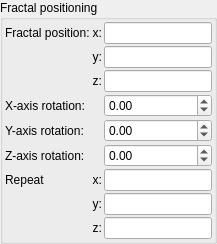
            <widget class="QGroupBox" name="groupBox">
             <property name="title">
              <string>Fractal positioning</string>
             </property>
             <layout class="QVBoxLayout" name="verticalLayout_3">
              <property name="leftMargin">
               <number>2</number>
              </property>
              <property name="topMargin">
               <number>2</number>
              </property>
              <property name="rightMargin">
               <number>2</number>
              </property>
              <property name="bottomMargin">
               <number>2</number>
              </property>
              <item>
               <layout class="QGridLayout" name="gridLayout_36">
                <property name="spacing">
                 <number>2</number>
                </property>
                <item row="2" column="2">
                 <widget class="MyLineEdit" name="vect3_fractal_position_z">
                  <property name="sizePolicy">
                   <sizepolicy hsizetype="Expanding" vsizetype="Maximum">
                    <horstretch>0</horstretch>
                    <verstretch>0</verstretch>
                   </sizepolicy>
                  </property>
                 </widget>
                </item>
                <item row="2" column="1">
                 <widget class="QLabel" name="label_139">
                  <property name="sizePolicy">
                   <sizepolicy hsizetype="Preferred" vsizetype="Preferred">
                    <horstretch>0</horstretch>
                    <verstretch>0</verstretch>
                   </sizepolicy>
                  </property>
                  <property name="text">
                   <string>z:</string>
                  </property>
                  <property name="alignment">
                   <set>Qt::AlignRight|Qt::AlignTrailing|Qt::AlignVCenter</set>
                  </property>
                 </widget>
                </item>
                <item row="0" column="1">
                 <widget class="QLabel" name="label_140">
                  <property name="sizePolicy">
                   <sizepolicy hsizetype="Preferred" vsizetype="Preferred">
                    <horstretch>0</horstretch>
                    <verstretch>0</verstretch>
                   </sizepolicy>
                  </property>
                  <property name="text">
                   <string>x:</string>
                  </property>
                  <property name="alignment">
                   <set>Qt::AlignRight|Qt::AlignTrailing|Qt::AlignVCenter</set>
                  </property>
                 </widget>
                </item>
                <item row="1" column="2">
                 <widget class="MyLineEdit" name="vect3_fractal_position_y">
                  <property name="sizePolicy">
                   <sizepolicy hsizetype="Expanding" vsizetype="Maximum">
                    <horstretch>0</horstretch>
                    <verstretch>0</verstretch>
                   </sizepolicy>
                  </property>
                 </widget>
                </item>
                <item row="3" column="0">
                 <widget class="QLabel" name="label_46">
                  <property name="text">
                   <string>X-axis rotation:</string>
                  </property>
                 </widget>
                </item>
                <item row="0" column="2">
                 <widget class="MyLineEdit" name="vect3_fractal_position_x">
                  <property name="sizePolicy">
                   <sizepolicy hsizetype="Expanding" vsizetype="Maximum">
                    <horstretch>0</horstretch>
                    <verstretch>0</verstretch>
                   </sizepolicy>
                  </property>
                 </widget>
                </item>
                <item row="0" column="0">
                 <widget class="QLabel" name="label_138">
                  <property name="text">
                   <string>Fractal position:</string>
                  </property>
                 </widget>
                </item>
                <item row="1" column="1">
                 <widget class="QLabel" name="label_137">
                  <property name="sizePolicy">
                   <sizepolicy hsizetype="Preferred" vsizetype="Preferred">
                    <horstretch>0</horstretch>
                    <verstretch>0</verstretch>
                   </sizepolicy>
                  </property>
                  <property name="text">
                   <string>y:</string>
                  </property>
                  <property name="alignment">
                   <set>Qt::AlignRight|Qt::AlignTrailing|Qt::AlignVCenter</set>
                  </property>
                 </widget>
                </item>
                <item row="3" column="2">
                 <widget class="MyDoubleSpinBox" name="spinboxd3_fractal_rotation_x">
                  <property name="sizePolicy">
                   <sizepolicy hsizetype="Minimum" vsizetype="Maximum">
                    <horstretch>0</horstretch>
                    <verstretch>0</verstretch>
                   </sizepolicy>
                  </property>
                  <property name="prefix">
                   <string/>
                  </property>
                  <property name="suffix">
                   <string/>
                  </property>
                  <property name="decimals">
                   <number>2</number>
                  </property>
                  <property name="minimum">
                   <double>-36000.000000000000000</double>
                  </property>
                  <property name="maximum">
                   <double>36000.000000000000000</double>
                  </property>
                  <property name="singleStep">
                   <double>0.100000000000000</double>
                  </property>
                 </widget>
                </item>
                <item row="4" column="2">
                 <widget class="MyDoubleSpinBox" name="spinboxd3_fractal_rotation_y">
                  <property name="sizePolicy">
                   <sizepolicy hsizetype="Minimum" vsizetype="Maximum">
                    <horstretch>0</horstretch>
                    <verstretch>0</verstretch>
                   </sizepolicy>
                  </property>
                  <property name="prefix">
                   <string/>
                  </property>
                  <property name="suffix">
                   <string/>
                  </property>
                  <property name="decimals">
                   <number>2</number>
                  </property>
                  <property name="minimum">
                   <double>-36000.000000000000000</double>
                  </property>
                  <property name="maximum">
                   <double>36000.000000000000000</double>
                  </property>
                  <property name="singleStep">
                   <double>0.100000000000000</double>
                  </property>
                 </widget>
                </item>
                <item row="5" column="2">
                 <widget class="MyDoubleSpinBox" name="spinboxd3_fractal_rotation_z">
                  <property name="sizePolicy">
                   <sizepolicy hsizetype="Minimum" vsizetype="Maximum">
                    <horstretch>0</horstretch>
                    <verstretch>0</verstretch>
                   </sizepolicy>
                  </property>
                  <property name="prefix">
                   <string/>
                  </property>
                  <property name="suffix">
                   <string/>
                  </property>
                  <property name="decimals">
                   <number>2</number>
                  </property>
                  <property name="minimum">
                   <double>-36000.000000000000000</double>
                  </property>
                  <property name="maximum">
                   <double>36000.000000000000000</double>
                  </property>
                  <property name="singleStep">
                   <double>0.100000000000000</double>
                  </property>
                 </widget>
                </item>
                <item row="5" column="0">
                 <widget class="QLabel" name="label_48">
                  <property name="text">
                   <string>Z-axis rotation:</string>
                  </property>
                 </widget>
                </item>
                <item row="4" column="0">
                 <widget class="QLabel" name="label_47">
                  <property name="text">
                   <string>Y-axis rotation:</string>
                  </property>
                 </widget>
                </item>
                <item row="6" column="2">
                 <widget class="MyLineEdit" name="vect3_repeat_x">
                  <property name="sizePolicy">
                   <sizepolicy hsizetype="Expanding" vsizetype="Maximum">
                    <horstretch>0</horstretch>
                    <verstretch>0</verstretch>
                   </sizepolicy>
                  </property>
                 </widget>
                </item>
                <item row="7" column="2">
                 <widget class="MyLineEdit" name="vect3_repeat_y">
                  <property name="sizePolicy">
                   <sizepolicy hsizetype="Expanding" vsizetype="Maximum">
                    <horstretch>0</horstretch>
                    <verstretch>0</verstretch>
                   </sizepolicy>
                  </property>
                 </widget>
                </item>
                <item row="8" column="2">
                 <widget class="MyLineEdit" name="vect3_repeat_z">
                  <property name="sizePolicy">
                   <sizepolicy hsizetype="Expanding" vsizetype="Maximum">
                    <horstretch>0</horstretch>
                    <verstretch>0</verstretch>
                   </sizepolicy>
                  </property>
                 </widget>
                </item>
                <item row="6" column="1">
                 <widget class="QLabel" name="label_repeat_x_2">
                  <property name="text">
                   <string>x:</string>
                  </property>
                  <property name="alignment">
                   <set>Qt::AlignRight|Qt::AlignTrailing|Qt::AlignVCenter</set>
                  </property>
                 </widget>
                </item>
                <item row="7" column="1">
                 <widget class="QLabel" name="label_repeat_y_2">
                  <property name="text">
                   <string>y:</string>
                  </property>
                  <property name="alignment">
                   <set>Qt::AlignRight|Qt::AlignTrailing|Qt::AlignVCenter</set>
                  </property>
                 </widget>
                </item>
                <item row="8" column="1">
                 <widget class="QLabel" name="label_repeat_z_2">
                  <property name="text">
                   <string>z:</string>
                  </property>
                  <property name="alignment">
                   <set>Qt::AlignRight|Qt::AlignTrailing|Qt::AlignVCenter</set>
                  </property>
                 </widget>
                </item>
                <item row="6" column="0">
                 <widget class="QLabel" name="label_145">
                  <property name="text">
                   <string>Repeat</string>
                  </property>
                 </widget>
                </item>
               </layout>
              </item>
             </layout>
            </widget>
